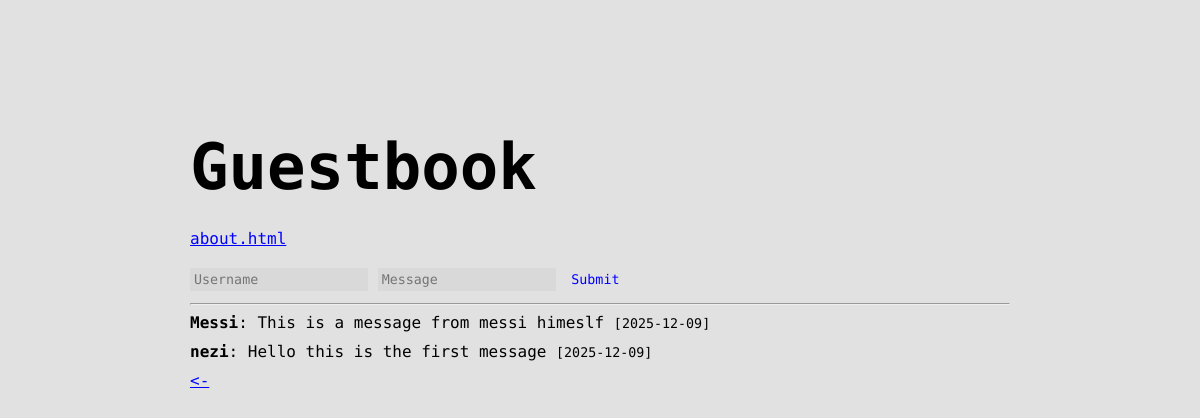
The app's page /index, older data.
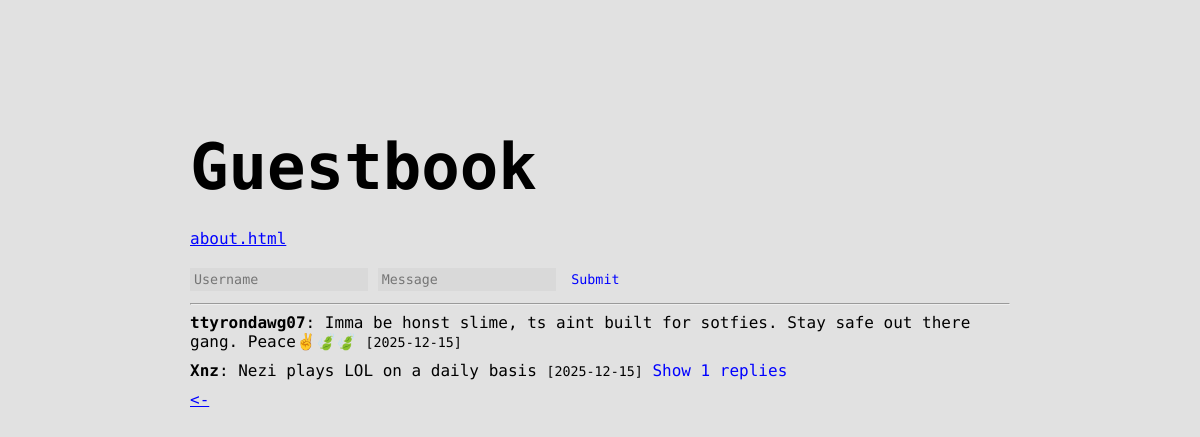
The same page, newer data.
### tables this page shows
CREATE TABLE "entries"(
        "id" INTEGER PRIMARY KEY AUTOINCREMENT,
        "author" TEXT NOT NULL,
        "body" TEXT NOT NULL,
        "created_at" TIMESTAMP DEFAULT CURRENT_TIMESTAMP
        );

### app.py (the view)
@app.route("/")
@app.route("/index")
def index():
    entry_id = request.args.get('reply_to')
    con = sql.connect("database.db")
    cur = con.cursor()
    cur.execute("SELECT entries.*, COUNT(responses.id) AS reply_count FROM ENTRIES LEFT JOIN responses ON entries.id = responses.entry_id GROUP BY entries.id")
    data = cur.fetchall()
    data = list(reversed(data))
    cur.execute("SELECT * FROM responses")
    all_responses = cur.fetchall()
    print(all_responses)
    con.close()
    return render_template("index.html", datas=data, entry_id=entry_id, all_responses=all_responses)

### templates/index.html (shortened to what this page needs)
<!DOCTYPE html>
<html>
  <head>
    <link rel="stylesheet" href="/static/styles/styles.css">
  </head>
  <body class="azeret-text">
      <div class="title">
          <span>Guestbook</span>
      </div>
    <div>
    <div class="about">
        <span><a href="about">about.html</a></span>
    </div>
    <form action="/add" method="POST" id="message-form">
      <input type="text" name="author" placeholder="Username" required>
      <input type="text" name="body" placeholder="Message" required>
      <button class="button" type="submit">Submit</button>
    </form>
    </div>
    <hr>
    {% for entry in datas %}
    <div style="margin-bottom: 10px; ">
      <strong>{{ entry[1] }}</strong>: <span class="response-text" onclick="respond({{ entry[0] }}, '{{ entry[1] }}')" id="res-{{ entry[0] }}">{{ entry[2] }}</span>
      <small>[{{ entry[3][:10] }}]</small>
      {% if entry[4] > 0 %}
      <span class="show-reply" onclick="toggleReplies({{ entry[0] }}, {{ entry[4] }})" id="btn-{{ entry[0] }}">
        Show {{ entry[4] }} replies
      </span>
      {% endif %}
    </div>
    {% endfor %}
    <a href="https://nezi.xyz/"><-</a>
  </body>
</html>

### static/styles/styles.css (style rules this page uses)
.azeret-text { font-family: "Azeret Mono", serif; font-optical-sizing: auto; font-style: normal; }
body { padding-top: 130px; background: #E1E1E1; margin: auto; vertical-align: middle; width: 820px; }
input[type=text] { padding: 4px; border: 0px; background: #E1E1E1; background: #D9D9D9; box-shadow: 0; font-family: "Azeret Mono", serif; border-radius: 0px; }
.title { font-size: 64px; font-weight: 600; margin-bottom: 25px; }
.about { padding: 0 0 20px 0; }
a { color: blue; }
button, input[type="submit"] { font-family: "Azeret Mono", serif; background: #E1E1E1; border: none; outline: none; color: blue; }
hr { margin: 2-px 0; }
.show-reply { color: blue; }

Row changes from the older to the newer data that the page shows:
removed entries: author "Messi", body "This is a message from messi himeslf", created_at "2025-12-09"
removed entries: author "nezi", body "Hello this is the first message", created_at "2025-12-09"
added entries: author "ttyrondawg07", body "Imma be honst slime, ts aint built for sotfies. Stay safe out there gang. Peace✌️🍃🍃", created_at "2025-12-15"
added entries: author "Xnz", body "Nezi plays LOL on a daily basis", created_at "2025-12-15", entry "1"
